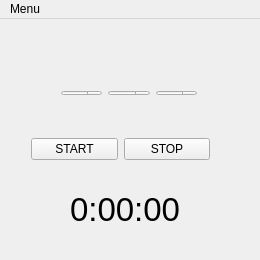
<?xml version="1.0" encoding="UTF-8"?>
<ui version="4.0">
 <class>MainWindow</class>
 <widget class="QMainWindow" name="MainWindow">
  <property name="geometry">
   <rect>
    <x>0</x>
    <y>0</y>
    <width>260</width>
    <height>260</height>
   </rect>
  </property>
  <property name="minimumSize">
   <size>
    <width>260</width>
    <height>260</height>
   </size>
  </property>
  <property name="maximumSize">
   <size>
    <width>260</width>
    <height>260</height>
   </size>
  </property>
  <property name="windowTitle">
   <string>Stopwatch v0.3</string>
  </property>
  <widget class="QWidget" name="centralWidget">
   <widget class="QLabel" name="label">
    <property name="geometry">
     <rect>
      <x>70</x>
      <y>170</y>
      <width>122</width>
      <height>41</height>
     </rect>
    </property>
    <property name="font">
     <font>
      <pointsize>25</pointsize>
     </font>
    </property>
    <property name="text">
     <string>0:00:00</string>
    </property>
   </widget>
   <widget class="QWidget" name="layoutWidget">
    <property name="geometry">
     <rect>
      <x>20</x>
      <y>100</y>
      <width>201</width>
      <height>61</height>
     </rect>
    </property>
    <layout class="QHBoxLayout" name="horizontalLayout_2">
     <item>
      <widget class="QPushButton" name="b_start">
       <property name="text">
        <string>START</string>
       </property>
      </widget>
     </item>
     <item>
      <widget class="QPushButton" name="b_stop">
       <property name="text">
        <string>STOP</string>
       </property>
      </widget>
     </item>
    </layout>
   </widget>
   <widget class="QWidget" name="layoutWidget">
    <property name="geometry">
     <rect>
      <x>50</x>
      <y>60</y>
      <width>158</width>
      <height>28</height>
     </rect>
    </property>
    <layout class="QHBoxLayout" name="horizontalLayout">
     <item>
      <widget class="QSpinBox" name="spin_h"/>
     </item>
     <item>
      <widget class="QSpinBox" name="spin_m"/>
     </item>
     <item>
      <widget class="QSpinBox" name="spin_s"/>
     </item>
    </layout>
   </widget>
   <widget class="QWidget" name="layoutWidget">
    <property name="geometry">
     <rect>
      <x>50</x>
      <y>40</y>
      <width>161</width>
      <height>20</height>
     </rect>
    </property>
    <layout class="QHBoxLayout" name="horizontalLayout_3">
     <item>
      <widget class="QLabel" name="label_2">
       <property name="text">
        <string>h:</string>
       </property>
      </widget>
     </item>
     <item>
      <widget class="QLabel" name="label_3">
       <property name="text">
        <string>m:</string>
       </property>
      </widget>
     </item>
     <item>
      <widget class="QLabel" name="label_4">
       <property name="text">
        <string>s:</string>
       </property>
      </widget>
     </item>
    </layout>
   </widget>
  </widget>
  <widget class="QMenuBar" name="menuBar">
   <property name="geometry">
    <rect>
     <x>0</x>
     <y>0</y>
     <width>260</width>
     <height>22</height>
    </rect>
   </property>
   <widget class="QMenu" name="menuMenu">
    <property name="title">
     <string>Menu</string>
    </property>
    <addaction name="actionMinutnik"/>
    <addaction name="actionStoper"/>
    <addaction name="actionPomodoro"/>
    <addaction name="separator"/>
    <addaction name="actionO_autorze"/>
    <addaction name="actionWyjd"/>
   </widget>
   <addaction name="menuMenu"/>
  </widget>
  <action name="actionMinutnik">
   <property name="text">
    <string>Minutnik</string>
   </property>
  </action>
  <action name="actionO_autorze">
   <property name="text">
    <string>O autorze</string>
   </property>
  </action>
  <action name="actionWyjd">
   <property name="text">
    <string>Wyjdź</string>
   </property>
  </action>
  <action name="actionStoper">
   <property name="text">
    <string>Stoper</string>
   </property>
  </action>
  <action name="actionPomodoro">
   <property name="text">
    <string>Pomodoro</string>
   </property>
  </action>
 </widget>
 <layoutdefault spacing="6" margin="11"/>
 <resources/>
 <connections/>
</ui>
